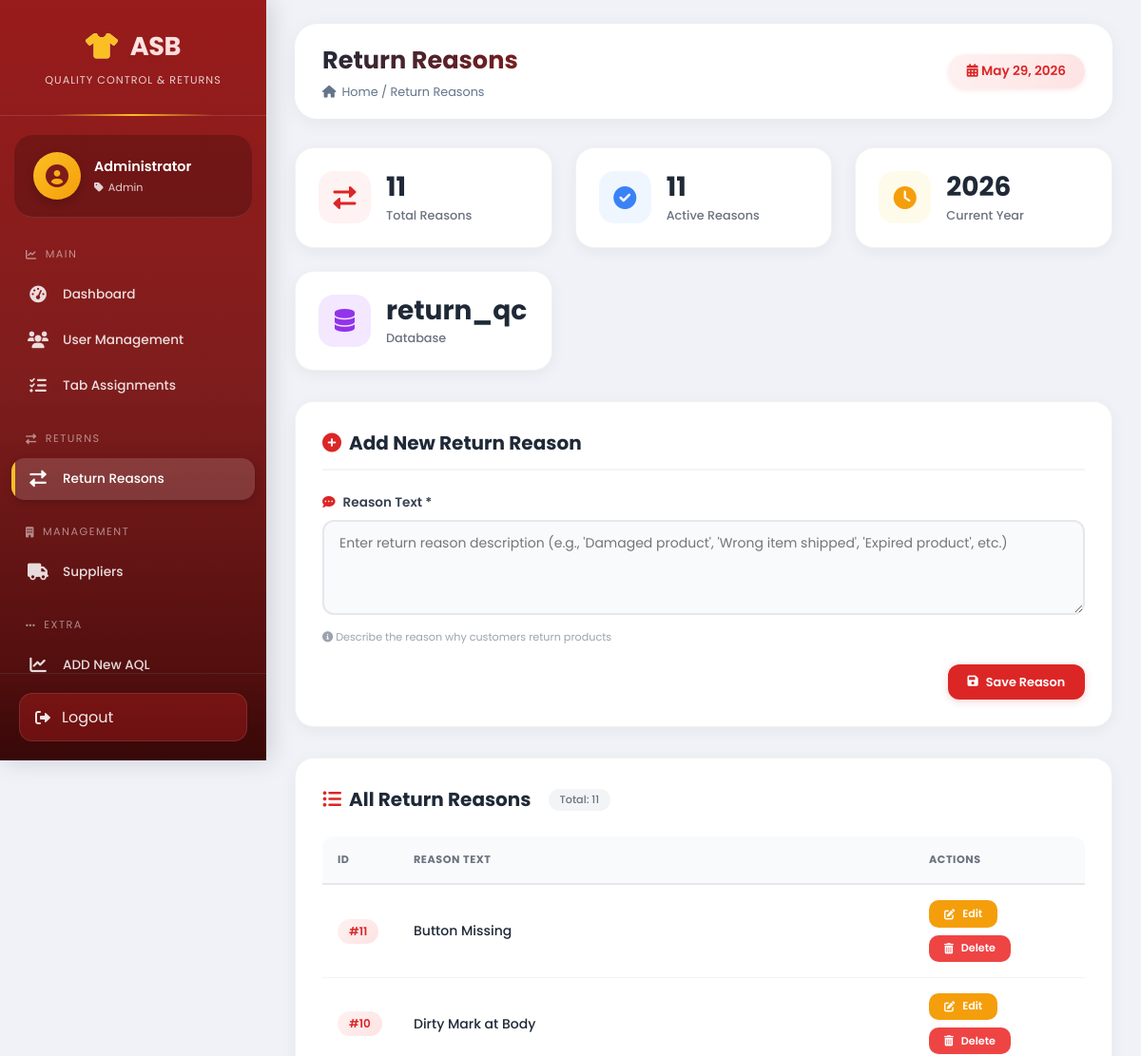
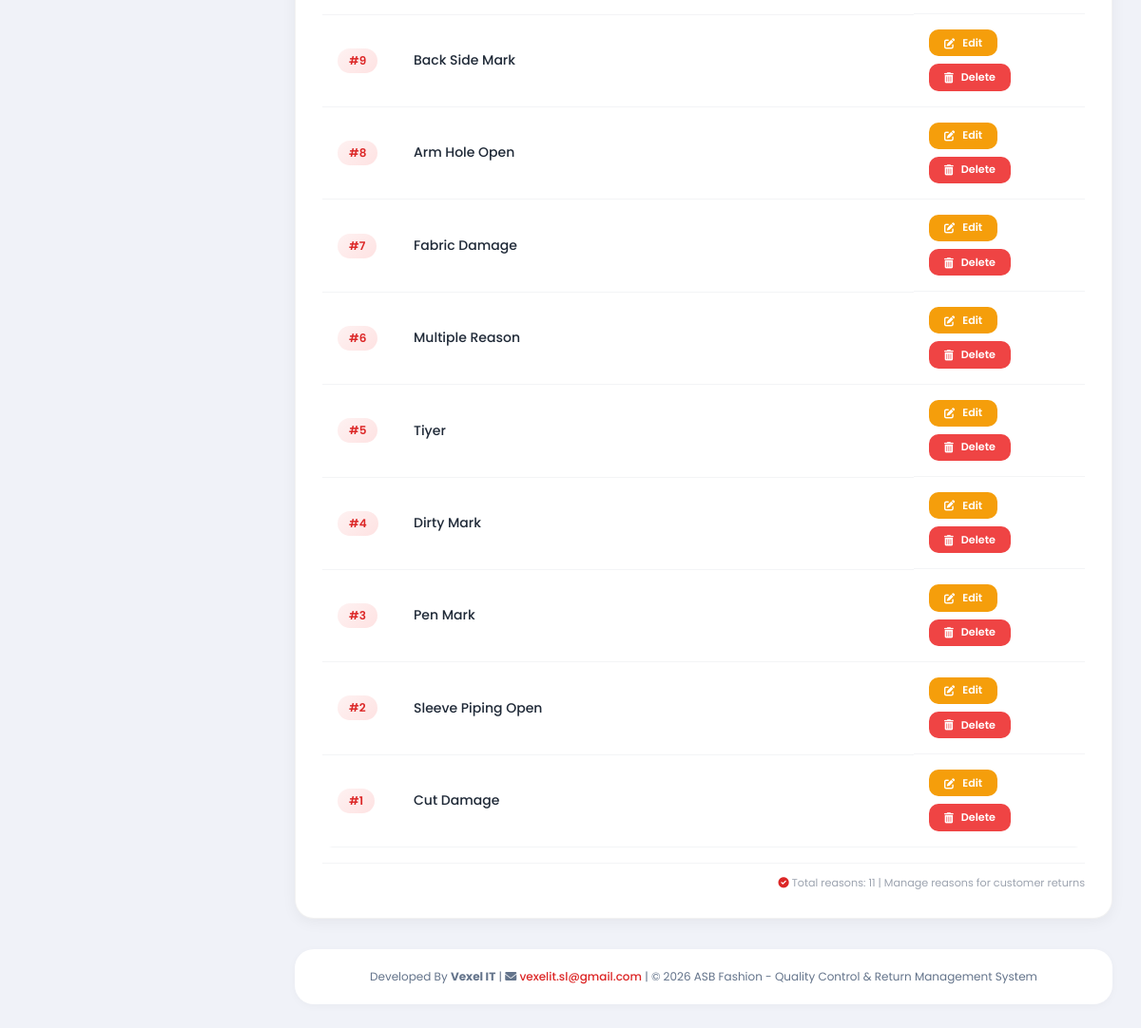
Screenshot of /return_reasons.php (signed in) with the database file from the repository (2 pictures, top to bottom).
### tables this page shows
CREATE TABLE `master_tabs` (
  `tab_id` int(11) NOT NULL,
  `tab_name` varchar(100) NOT NULL,
  `show_name` varchar(100) NOT NULL,
  `description` text DEFAULT NULL,
  `tab_url` varchar(255) NOT NULL,
  `tab_icon` varchar(50) DEFAULT 'fas fa-link',
  `sort_order` int(11) DEFAULT 0,
  `is_active` tinyint(1) DEFAULT 1,
  `created_at` timestamp NOT NULL DEFAULT current_timestamp()
);

CREATE TABLE `return_reasons` (
  `reason_id` int(11) NOT NULL,
  `reason_text` varchar(255) NOT NULL
);

### config/database.php (called while the page is built, shortened)
<?php
function isLoggedIn() {
    return isset($_SESSION['user_id']) && !empty($_SESSION['user_id']);
}
function getUserTabs($pdo) {
    try {
        $role = $_SESSION['role'] ?? 'user';
        if ($role === 'admin') {
            $stmt = $pdo->prepare("SELECT * FROM master_tabs WHERE is_active = 1 ORDER BY sort_order");
            $stmt->execute();
            return $stmt->fetchAll();
        }
    } catch (PDOException $e) {
        error_log("Error fetching user tabs: " . $e->getMessage());
        return [];
    }
}
?>

### return_reasons.php (the view, shortened to what this page needs)
<?php
require_once 'config/database.php';
$page_title = 'Return Reasons';
$allowed_tabs = getUserTabs($pdo);
$reasons = [];
try {
    $stmt = $pdo->query("SELECT * FROM return_reasons ORDER BY reason_id DESC");
    $reasons = $stmt->fetchAll(PDO::FETCH_ASSOC);
} catch (PDOException $e) {
    $message = "Error fetching reasons: " . $e->getMessage();
    $messageType = "error";
}
$editReason = null;
include 'includes/header.php';
?>
<div class="reasons-container">
    <div class="stats-grid">
        <div class="stat-card">
            <div class="stat-icon" style="background: #fef2f2; color: #dc2626;">
                <i class="fas fa-exchange-alt"></i>
            </div>
            <div class="stat-info">
                <h3><?php echo count($reasons); ?></h3>
                <p>Total Reasons</p>
            </div>
        </div>
        <div class="stat-card">
            <div class="stat-icon" style="background: #eff6ff; color: #3b82f6;">
                <i class="fas fa-check-circle"></i>
            </div>
            <div class="stat-info">
                <h3><?php echo count($reasons); ?></h3>
                <p>Active Reasons</p>
            </div>
        </div>
        <div class="stat-card">
            <div class="stat-icon" style="background: #fffbeb; color: #f59e0b;">
                <i class="fas fa-clock"></i>
            </div>
            <div class="stat-info">
                <h3><?php echo date('Y'); ?></h3>
                <p>Current Year</p>
            </div>
        </div>
        <div class="stat-card">
            <div class="stat-icon" style="background: #f3e8ff; color: #9333ea;">
                <i class="fas fa-database"></i>
            </div>
            <div class="stat-info">
                <h3>return_qc</h3>
                <p>Database</p>
            </div>
        </div>
    </div>
    <div class="form-card">
        <h2>
            <?php if ($editReason): ?>
                <i class="fas fa-pen-alt"></i> Edit Return Reason
            <?php else: ?>
                <i class="fas fa-plus-circle"></i> Add New Return Reason
            <?php endif; ?>
        </h2>
        <form method="POST" action="">
            <div class="form-group">
                <label><i class="fas fa-comment-dots"></i> Reason Text *</label>
                <textarea name="reason_text"
                          placeholder="Enter return reason description (e.g., 'Damaged product', 'Wrong item shipped', 'Expired product', etc.)"
                          required><?php echo $editReason ? htmlspecialchars($editReason['reason_text']) : ''; ?></textarea>
                <small><i class="fas fa-info-circle"></i> Describe the reason why customers return products</small>
            </div>
            <div style="display: flex; gap: 12px; justify-content: flex-end; margin-top: 10px;">
                <?php if ($editReason): ?>
                    <button type="submit" class="btn btn-primary"><i class="fas fa-save"></i> Update Reason</button>
                    <a href="return_reasons.php" class="btn btn-secondary"><i class="fas fa-times"></i> Cancel Edit</a>
                <?php else: ?>
                    <button type="submit" class="btn btn-primary"><i class="fas fa-save"></i> Save Reason</button>
                <?php endif; ?>
            </div>
        </form>
    </div>
    <div class="table-card">
        <h2>
            <i class="fas fa-list-ul"></i> All Return Reasons
            <span style="font-size: 0.7rem; font-weight: 500; background: #f3f4f6; padding: 3px 12px; border-radius: 30px; color: #6b7280; margin-left: 10px;">
                Total: <?php echo count($reasons); ?>
            </span>
        </h2>
        <div class="table-wrapper">
            <table>
                <thead>
                    <tr>
                        <th width="80">ID</th>
                        <th>Reason Text</th>
                        <th width="180">Actions</th>
                    </tr>
                </thead>
                <tbody>
                    <?php if (count($reasons) > 0): ?>
                        <?php foreach ($reasons as $reason): ?>
                            <tr>
                                <td><span class="id-badge">#<?php echo $reason['reason_id']; ?></span></td>
                                <td class="reason-text"><?php echo htmlspecialchars($reason['reason_text']); ?></td>
                                <td class="action-buttons">
                                    <a href="?edit_id=<?php echo $reason['reason_id']; ?>" class="btn btn-warning btn-sm">
                                        <i class="fas fa-edit"></i> Edit
                                    </a>
                                    <form method="POST" action="" onsubmit="return confirm('⚠️ Delete reason \'<?php echo htmlspecialchars(addslashes($reason['reason_text'])); ?>\'? This action cannot be undone.');" style="display:inline;">
                                        <button type="submit" class="btn btn-danger btn-sm">
                                            <i class="fas fa-trash-alt"></i> Delete
                                        </button>
                                    </form>
                                </td>
                            </tr>
                        <?php endforeach; ?>
                    <?php endif; ?>
                </tbody>
            </table>
        </div>
        <div class="note">
            <i class="fas fa-check-circle" style="color: #dc2626;"></i>
            Total reasons: <?php echo count($reasons); ?> | Manage reasons for customer returns
        </div>
    </div>
</div>
<?php include 'includes/footer.php'; ?>

### includes/header.php (shortened to what this page needs)
<?php
$user_tabs = getUserTabs($pdo);
?>
<!DOCTYPE html>
<html lang="en">
<head>
    <link rel="stylesheet" href="https://cdnjs.cloudflare.com/ajax/libs/font-awesome/6.0.0-beta3/css/all.min.css">
</head>
<body>
<div class="dashboard-container">
    <aside class="sidebar" id="sidebar">
        <div class="sidebar-header">
            <h2><i class="fas fa-tshirt"></i> ASB</h2>
            <p>QUALITY CONTROL & RETURNS</p>
        </div>
        <div class="user-profile">
            <div class="user-avatar">
                <i class="fas fa-user-circle"></i>
            </div>
            <div class="user-info">
                <h4><?php echo htmlspecialchars($_SESSION['full_name'] ?? 'Guest'); ?></h4>
                <p><i class="fas fa-tag"></i> <?php echo ucfirst($_SESSION['role'] ?? 'Guest'); ?></p>
            </div>
        </div>
        <nav class="sidebar-nav">
            <?php
            $tabGroups = [
                'MAIN' => [
                    'icon' => 'fa-chart-line',
                    'tabs' => ['dashboard', 'users', 'tab_assignments']
                ],
                'QUALITY CONTROL' => [
                    'icon' => 'fa-microscope',
                    'tabs' => ['qc_modes', 'aql', 'inspections']
                ],
                'RETURNS' => [
                    'icon' => 'fa-exchange-alt',
                    'tabs' => ['return_reasons', 'returns']
                ],
                'MANAGEMENT' => [
                    'icon' => 'fa-building',
                    'tabs' => ['suppliers', 'products', 'categories']
                ]
            ];
            $current_page = basename($_SERVER['PHP_SELF']);
            function renderNavItems($tabs, $current_page, $user_tabs) {
                foreach ($user_tabs as $tab):
                    if (in_array($tab['tab_name'], $tabs)):
                        $active = ($current_page == $tab['tab_url']) ? 'active' : '';
            ?>
                        <a href="<?php echo $tab['tab_url']; ?>" class="nav-item <?php echo $active; ?>">
                            <i class="<?php echo $tab['tab_icon']; ?>"></i>
                            <span><?php echo htmlspecialchars($tab['show_name']); ?></span>
                        </a>
            <?php
                    endif;
                endforeach;
            }
            foreach ($tabGroups as $sectionName => $section):
                $hasTabs = false;
                foreach ($user_tabs as $tab) {
                    if (in_array($tab['tab_name'], $section['tabs'])) {
                        $hasTabs = true;
                        break;
                    }
                }
                if ($hasTabs):
            ?>
                <div class="nav-section">
                    <div class="nav-section-title">
                        <i class="fas <?php echo $section['icon']; ?>"></i>
                        <?php echo $sectionName; ?>
                    </div>
                    <?php renderNavItems($section['tabs'], $current_page, $user_tabs); ?>
                </div>
            <?php
                endif;
            endforeach;
            $allGroupedTabs = [];
            foreach ($tabGroups as $group) {
                $allGroupedTabs = array_merge($allGroupedTabs, $group['tabs']);
            }
            $other_tabs = array_filter($user_tabs, function($tab) use ($allGroupedTabs) {
                return !in_array($tab['tab_name'], $allGroupedTabs);
            });
            if (!empty($other_tabs)):
            ?>
            <div class="nav-section">
                <div class="nav-section-title">
                    <i class="fas fa-ellipsis-h"></i>
                    EXTRA
                </div>
                <?php foreach ($other_tabs as $tab):
                    $active = ($current_page == $tab['tab_url']) ? 'active' : '';
                ?>
                    <a href="<?php echo $tab['tab_url']; ?>" class="nav-item <?php echo $active; ?>">
                        <i class="<?php echo $tab['tab_icon']; ?>"></i>
                        <span><?php echo htmlspecialchars($tab['show_name']); ?></span>
                    </a>
                <?php endforeach; ?>
            </div>
            <?php endif; ?>
        </nav>
        <div class="sidebar-footer">
            <a href="logout.php" class="logout-btn">
                <i class="fas fa-sign-out-alt"></i>
                <span>Logout</span>
            </a>
        </div>
    </aside>
    <main class="main-content">
        <div class="top-bar">
            <div class="page-title">
                <h1><?php echo $page_title ?? 'Dashboard'; ?></h1>
                <p><i class="fas fa-home"></i> Home / <?php echo $page_title ?? 'Dashboard'; ?></p>
            </div>
            <div class="date-badge">
                <i class="fas fa-calendar-alt"></i> <?php echo date('F j, Y'); ?>
            </div>
        </div>

### includes/header.php (style rules this page uses)
* { margin: 0; padding: 0; box-sizing: border-box; }
body { font-family: 'Poppins', sans-serif; background: #f0f2f8; overflow-x: hidden; }
.dashboard-container { display: flex; min-height: 100vh; }
.sidebar { width: 280px; background: linear-gradient(180deg, #991b1b 0%, #7f1d1d 50%, #450a0a 100%); color: white; position: fixed; height: 100vh; display: flex; flex-direction: column; transition: all 0.3s ease; z-index: 100; box-shadow: 4px 0 25px rgba(0, 0, 0, 0.15); overflow-y: auto; }
.sidebar-header { padding: 28px 20px; text-align: center; border-bottom: 1px solid rgba(255,255,255,0.12); margin-bottom: 10px; position: relative; flex-shrink: 0; }
.sidebar-header::after { content: ''; position: absolute; bottom: -1px; left: 20%; width: 60%; height: 2px; background: linear-gradient(90deg, transparent, #fbbf24, transparent); }
.sidebar-header h2 { font-size: 1.7rem; font-weight: 700; letter-spacing: -0.5px; background: linear-gradient(135deg, #fff, #fecaca); -webkit-background-clip: text; background-clip: text; color: transparent; }
.sidebar-header h2 i { background: none; -webkit-background-clip: unset; background-clip: unset; color: #fbbf24; margin-right: 8px; }
.sidebar-header p { font-size: 0.7rem; opacity: 0.8; letter-spacing: 1px; margin-top: 6px; }
.user-profile { padding: 18px 20px; display: flex; align-items: center; gap: 14px; border-bottom: 1px solid rgba(255,255,255,0.1); background: rgba(0,0,0,0.2); margin: 10px 15px; border-radius: 20px; transition: all 0.3s; flex-shrink: 0; }
.user-avatar { width: 50px; height: 50px; background: linear-gradient(135deg, #fbbf24, #f59e0b); border-radius: 50%; display: flex; align-items: center; justify-content: center; font-size: 1.5rem; color: #7f1a1a; box-shadow: 0 4px 10px rgba(0,0,0,0.2); }
.user-info h4 { font-size: 0.9rem; font-weight: 600; margin-bottom: 3px; }
.user-info p { font-size: 0.7rem; opacity: 0.8; display: flex; align-items: center; gap: 5px; }
.sidebar-nav { flex: 1; overflow-y: auto; padding: 20px 12px; min-height: 0; }
.nav-section { margin-bottom: 25px; }
.nav-section-title { font-size: 0.7rem; text-transform: uppercase; letter-spacing: 1.5px; color: rgba(255,255,255,0.5); padding: 0 15px; margin-bottom: 12px; display: flex; align-items: center; gap: 8px; }
.nav-item { display: flex; align-items: center; gap: 14px; padding: 12px 16px; margin: 4px 0; color: rgba(255,255,255,0.85); text-decoration: none; transition: all 0.3s ease; border-radius: 14px; position: relative; overflow: hidden; }
.nav-item::before { content: ''; position: absolute; left: 0; top: 0; height: 100%; width: 4px; background: #fbbf24; transform: scaleY(0); transition: transform 0.3s ease; border-radius: 0 4px 4px 0; }
.nav-item:hover::before, .nav-item.active::before { transform: scaleY(1); }
.nav-item.active { background: rgba(255,255,255,0.15); color: white; box-shadow: 0 2px 8px rgba(0,0,0,0.2); }
.nav-item i { width: 24px; font-size: 1.1rem; text-align: center; transition: transform 0.3s; }
.nav-item span { font-size: 0.85rem; font-weight: 500; }
.sidebar-footer { padding: 20px 20px; border-top: 1px solid rgba(255,255,255,0.1); background: linear-gradient(180deg, transparent, rgba(0,0,0,0.2)); flex-shrink: 0; }
.logout-btn { display: flex; align-items: center; gap: 12px; color: rgba(255,255,255,0.9); text-decoration: none; padding: 12px 16px; border-radius: 14px; transition: all 0.3s; background: rgba(220,38,38,0.3); border: 1px solid rgba(255,255,255,0.1); }
.main-content { flex: 1; margin-left: 280px; padding: 25px 30px; min-height: 100vh; background: #f0f2f8; transition: all 0.3s ease; }
.top-bar { background: rgba(255,255,255,0.98); backdrop-filter: blur(10px); border-radius: 24px; padding: 18px 28px; margin-bottom: 30px; display: flex; justify-content: space-between; align-items: center; box-shadow: 0 4px 20px rgba(0,0,0,0.05); border: 1px solid rgba(255,255,255,0.5); }
.page-title h1 { font-size: 1.6rem; font-weight: 700; background: linear-gradient(135deg, #1e293b, #7f1d1d); -webkit-background-clip: text; background-clip: text; color: transparent; }
.page-title p { font-size: 0.8rem; color: #64748b; margin-top: 5px; display: flex; align-items: center; gap: 6px; }
.date-badge { background: linear-gradient(135deg, #fef2f2, #fee2e2); padding: 8px 20px; border-radius: 40px; color: #dc2626; font-size: 0.85rem; font-weight: 600; box-shadow: 0 2px 5px rgba(220,38,38,0.1); }

### rows the page displays
master_tabs: tab_name "dashboard" (drawn), show_name "Dashboard"
master_tabs: show_name "User Management"
master_tabs: show_name "Tab Assignments"
master_tabs: tab_name "return_reasons" (drawn), show_name "Return Reasons"
master_tabs: tab_name "suppliers" (drawn), show_name "Suppliers"
master_tabs: show_name "ADD New AQL"
return_reasons: reason_id "11", reason_text "Button Missing"
return_reasons: reason_id "10", reason_text "Dirty Mark at Body"
return_reasons: reason_id "9", reason_text "Back Side Mark"
return_reasons: reason_id "8", reason_text "Arm Hole Open"
return_reasons: reason_id "7", reason_text "Fabric Damage"
return_reasons: reason_id "6", reason_text "Multiple Reason"
return_reasons: reason_id "5", reason_text "Tiyer"
return_reasons: reason_id "4", reason_text "Dirty Mark"
return_reasons: reason_id "3", reason_text "Pen Mark"
return_reasons: reason_id "2", reason_text "Sleeve Piping Open"
return_reasons: reason_id "1", reason_text "Cut Damage"

### other values shown
$_SESSION['full_name'] "Administrator"
$_SESSION['role'] "Admin"
$sectionName "MAIN"
$sectionName "RETURNS"
$sectionName "MANAGEMENT"
$page_title "Return Reasons"
count($reasons) "11"
